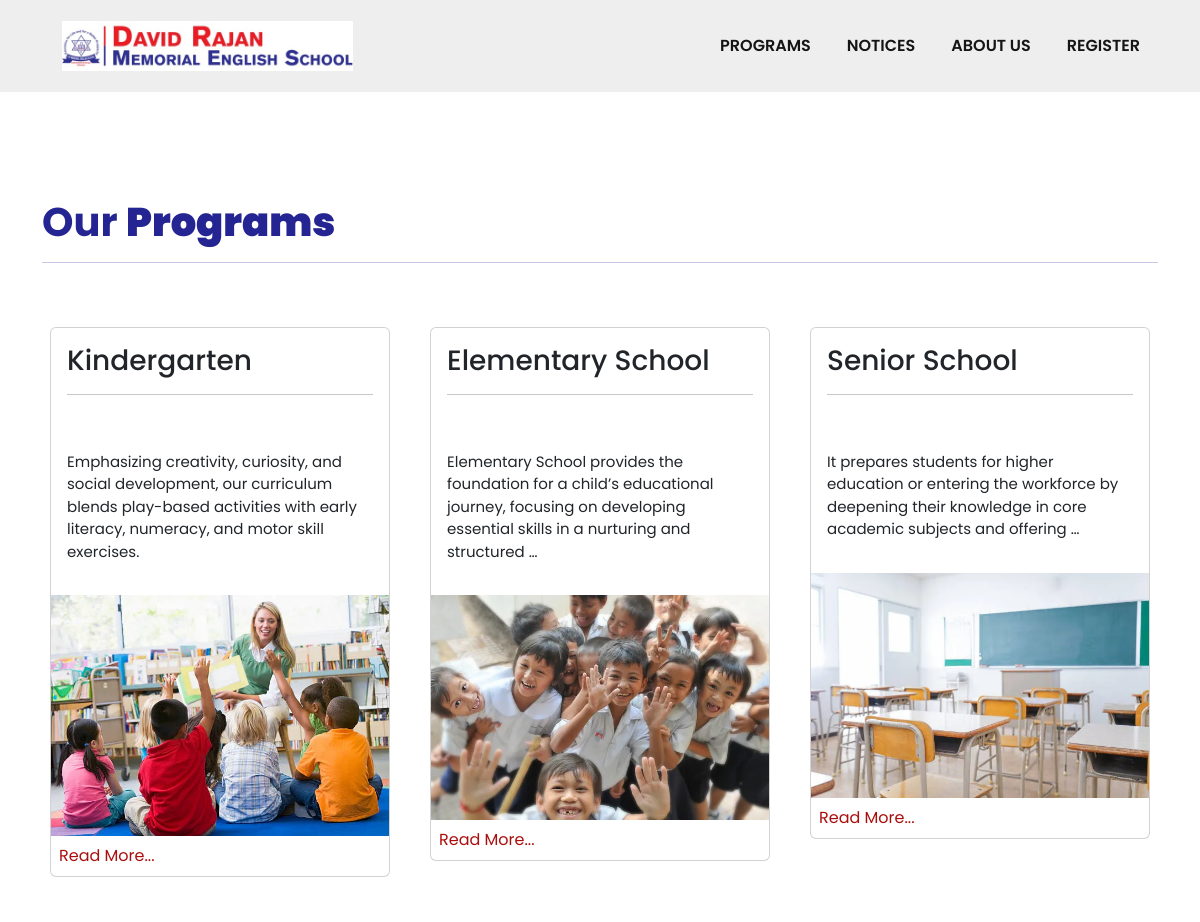
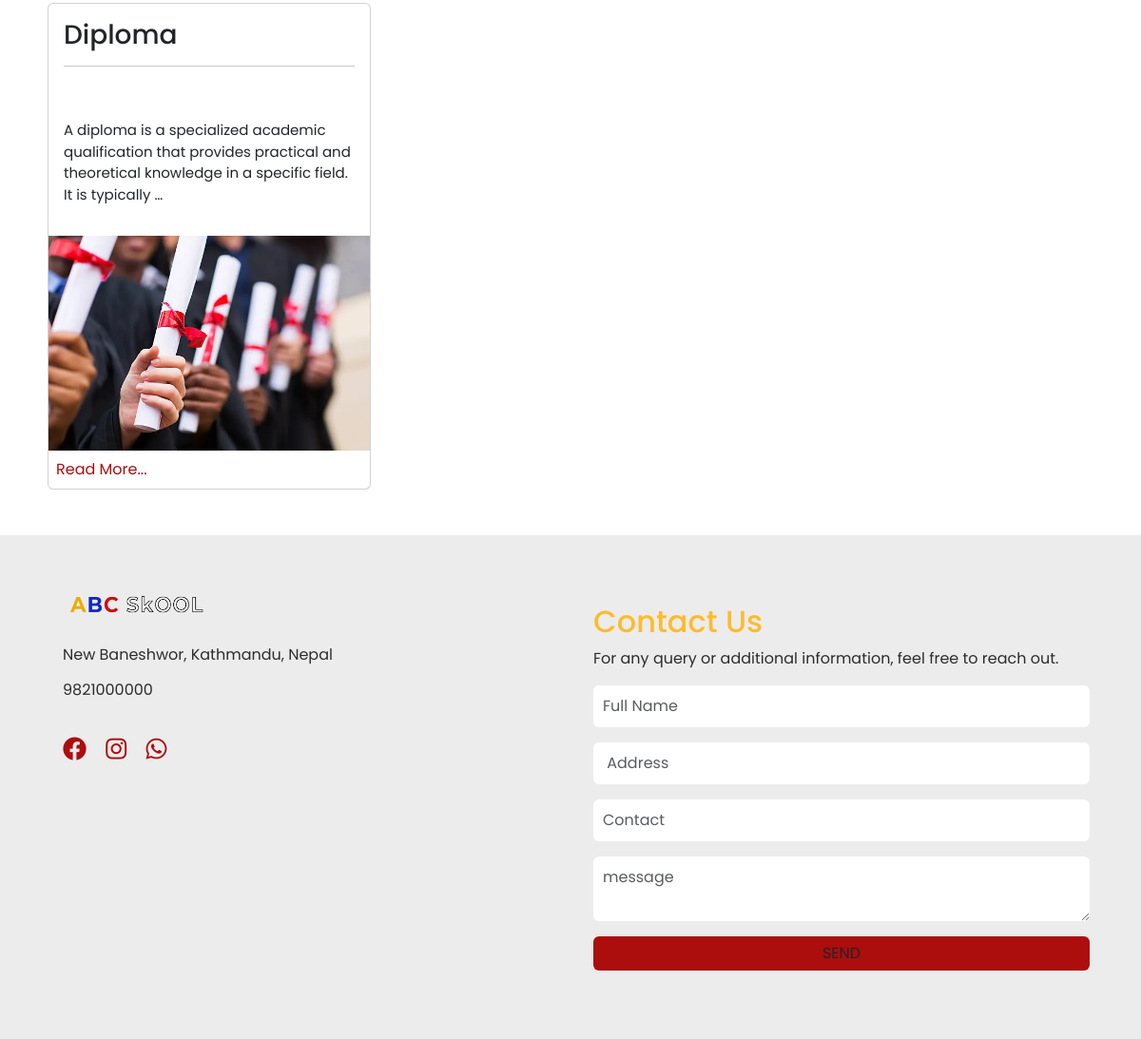
Screenshot of /programs/ with the database file from the repository (2 pictures, top to bottom).
### core/models.py (models this page shows, shortened)
class Programs(models.Model):
    id=models.AutoField(primary_key=True)
    name = models.CharField(blank=True, null= True, max_length=255)
    about = RichTextField(blank=False, null=True)
    excerpt = models.TextField(default="ABC")
    image = models.ImageField(default="")

### core/views.py (the view)
# urls.py: path('programs/', programs, name='programs'), # About page
def programs(request):
    programs = Programs.objects.all()
    context ={
        'programs': programs
    }
    return render(request, 'programs.html', context)

### templates/programs.html
{% extends 'base.html' %}
{% load static %}
{% block content %}
<div class="container mb-5" style="margin-top: 150px;">
    <div class="heading">
        <h3 class="fw-bolder col-primary fs-40 pt-5">Our <b>Programs</b><hr></h3>
    </div>
    <div class="row">
       {% for item in programs %}
       <div class="col-md-4 ">
        <div class="card mx-2 mt-5 ">
            <h3 class="p-3">{{item.name}}<hr></h3>
            <p class="fs-15 p-3">{{item.excerpt|truncatewords:20}}</p>
            <img src="/media/{{item.image}}" class="w-100">
            <a href="/program/{{item.id}}" class="p-2 col-sec">Read More...</a>
        </div>
       </div>
       {% endfor %}
    </div>
</div>
{% endblock content %}

### static/css/styles.css (style rules this page uses)
* { margin: 0; padding: 0; box-sizing: border-box; font-family: "Poppins", serif; text-decoration: none !important; }
body { overflow-x: hidden; max-width: 100vw; }
.col-primary { color: rgb(36, 36, 146); }
.col-sec { color: rgb(172, 13, 13); }
.fs-40 { font-size: 40px; }
.fs-15 { font-size: 15px; }

### rows the page displays
Programs: name "Kindergarten", excerpt "Emphasizing creativity, curiosity, and social development, our curriculum blends play-based activities with early literacy, numeracy, and motor skill exercises.", image (picture)
Programs: name "Elementary School", excerpt "Elementary School provides the foundation for a child’s educational journey, focusing on developing essential skills in a nurturing and structured …", image (picture)
Programs: name "Senior School", excerpt "It prepares students for higher education or entering the workforce by deepening their knowledge in core academic subjects and offering …", image (picture)
Programs: name "Diploma", excerpt "A diploma is a specialized academic qualification that provides practical and theoretical knowledge in a specific field. It is typically …", image (picture)
